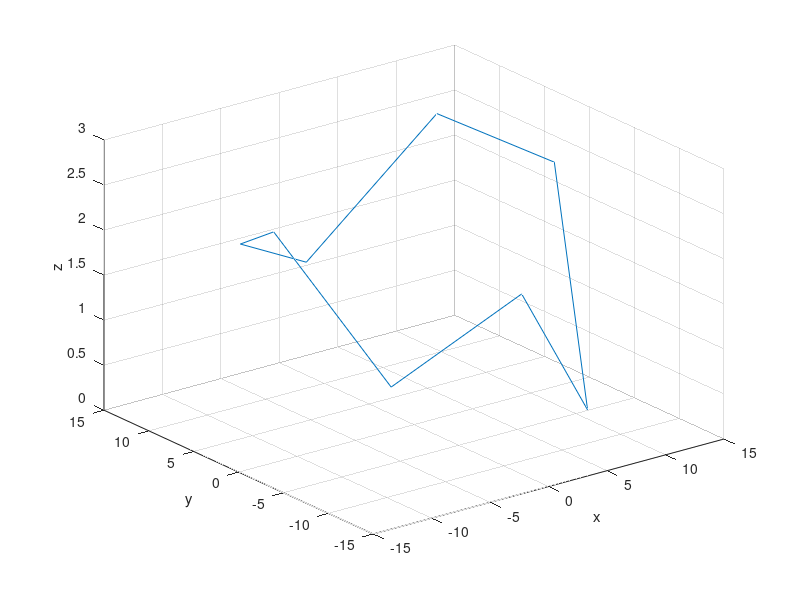

Reproduce this figure in MATLAB.
%%script to read the data of the deformation of a watch caliber 2842
%% 3D version of February 19, 2003

%% Definition of variables

%% nt number of points to be read
nt = 345;
%% skip number of frames to be ignored before the next image is created
skip = 5;
%% lineskip number of lines to be ignored for the header
lineskip = 1; 
%% nt*skip < number of points to be measured
%% Npts number of measurement points on caliber
Npts = 8;

%% define the matrices for the coordinate data of points
x = zeros(Npts+1,nt);
y = zeros(Npts+1,nt);
t = zeros(Npts+1,nt);
h = zeros(Npts+1,nt);

x(1,:) = -12.0; %% first line of x
x(2,:) = -8.4;
x(3,:) = 0;
x(4,:) = 8.4;
x(5,:) = 12;
x(6,:) = 8.4;
x(7,:) = 0;
x(8,:) = -8.4;
x(9,:) = -12.0; %% copy of the first line

y(1,:) = 0;   %% first line of y
y(2,:) = -8.4;
y(3,:) = -12;
y(4,:) = -8.4;
y(5,:) = 0;
y(6,:) = 8.4;
y(7,:) = 12;
y(8,:) = 8.4;
y(9,:) = 0; %% copy of the first line

%% read the data and generate plots

row = 1;
data = dlmread('cg1a.txt','\t',1,0);
t(row,1:nt) = data(skip*[1:nt],1);
h(row,1:nt) = data(skip*[1:nt],2);

row = 2;
data = dlmread('cg10a.txt','\t',1,0);
t(row,1:nt) = data(skip*[1:nt],1);
h(row,1:nt) = data(skip*[1:nt],2);

row = 3;
data = dlmread('cg8a.txt','\t',1,0);
t(row,1:nt) = data(skip*[1:nt],1);
h(row,1:nt) = data(skip*[1:nt],2);

row = 4;
data = dlmread('cg13a.txt','\t',1,0);
t(row,1:nt) = data(skip*[1:nt],1);
h(row,1:nt) = data(skip*[1:nt],2);

row = 5;
data = dlmread('cg6a.txt','\t',1,0);
t(row,1:nt) = data(skip*[1:nt],1);
h(row,1:nt) = data(skip*[1:nt],2);

row = 6;
data = dlmread('cg12a.txt','\t',1,0);
t(row,1:nt) = data(skip*[1:nt],1);
h(row,1:nt) = data(skip*[1:nt],2);

row = 7;
data = dlmread('cg9a.txt','\t',1,0);
t(row,1:nt) = data(skip*[1:nt],1);
h(row,1:nt) = data(skip*[1:nt],2);

row = 8;
data = dlmread('cg11a.txt','\t',1,0);
t(row,1:nt) = data(skip*[1:nt],1);
h(row,1:nt) = data(skip*[1:nt],2);

% copy first point to last point
t(9,:) = t(1,:);
h(9,:) = h(1,:);

k = 20;
plot3(x(:,k),y(:,k),h(:,k));
xlabel('x'); ylabel('y'); zlabel('z');
grid on
